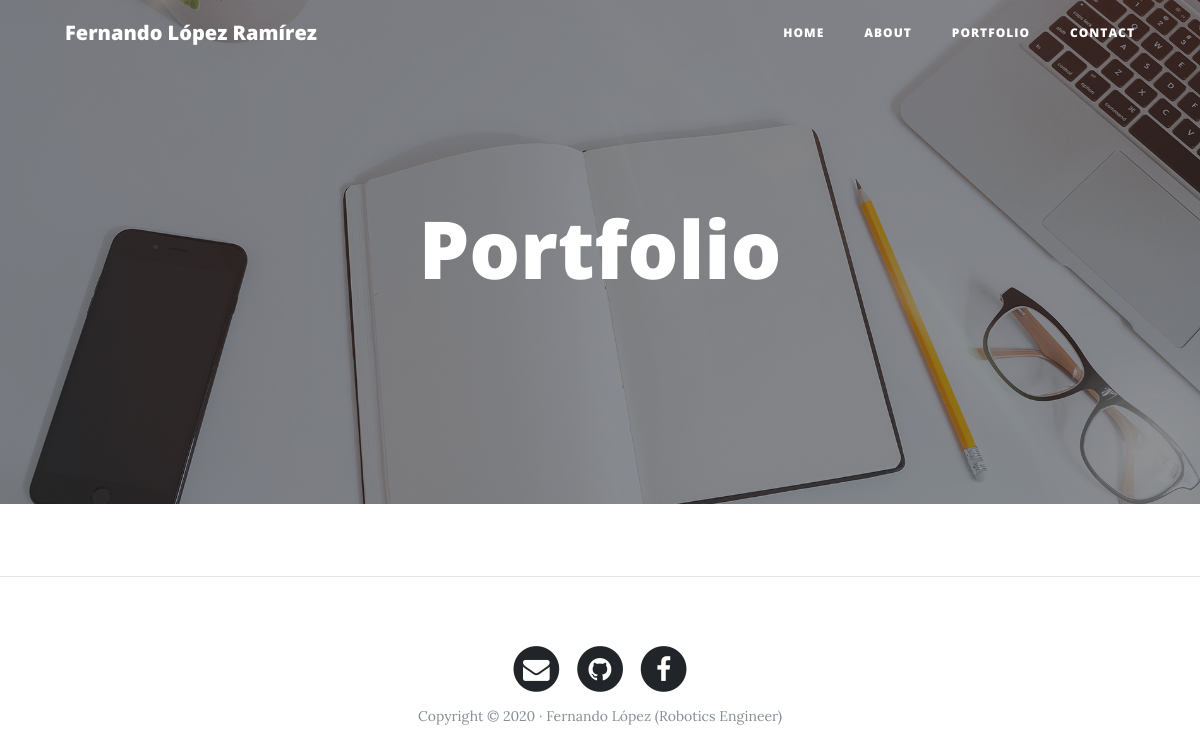
/portfolio/, run on an earlier commit of the app's database.
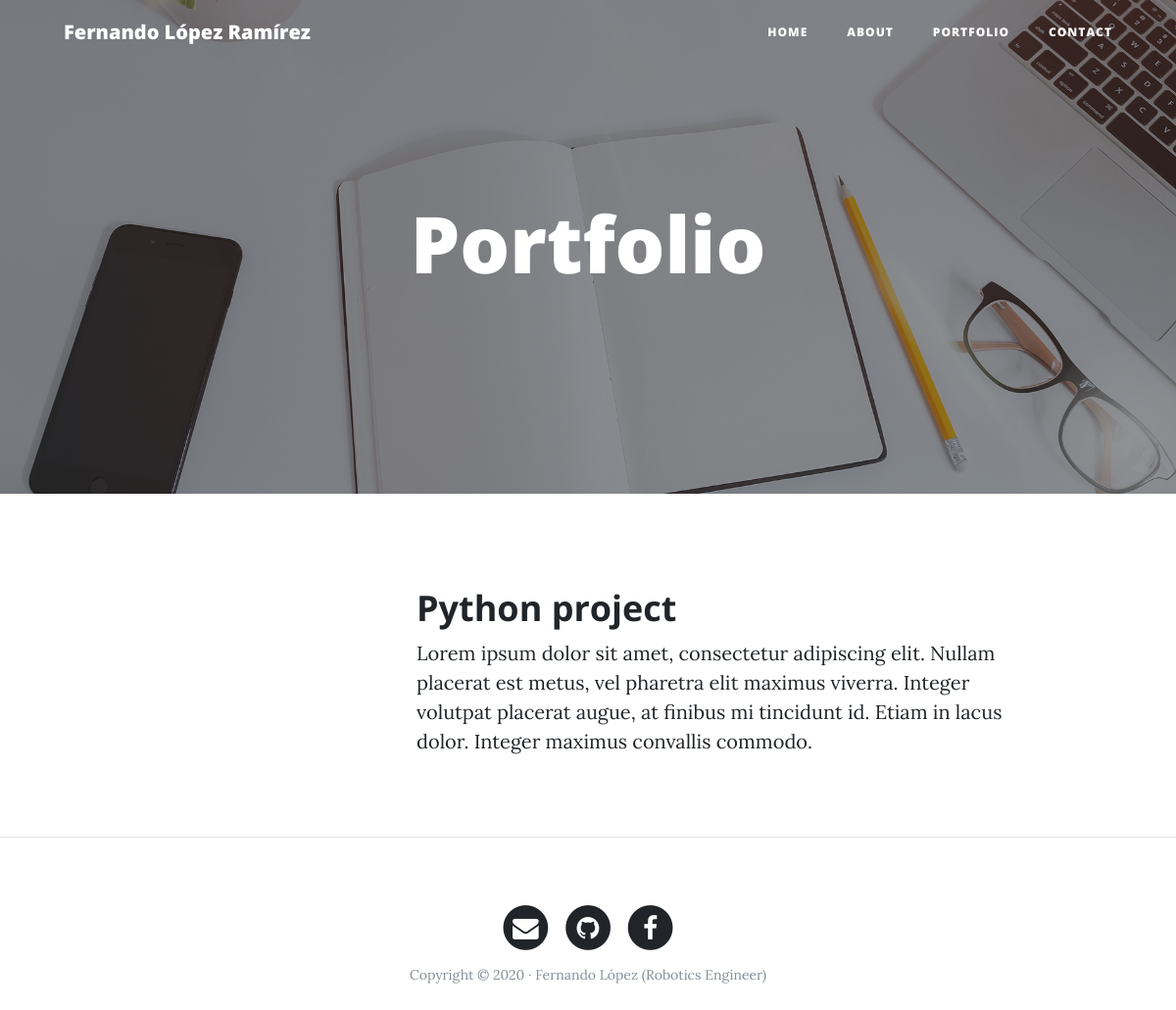
And on a later commit of the database.
### portfolio/models.py (models this page shows, shortened)
class Project(models.Model):
    title = models.CharField(max_length=100, verbose_name="Title")
    description = models.TextField(verbose_name="Description")
    image = models.ImageField(verbose_name="Image", upload_to="projects")
    url = models.URLField(verbose_name="URL", blank=True, null=True)
    created = models.DateTimeField(auto_now_add=True, verbose_name="Date of creation")
    updated = models.DateTimeField(auto_now=True, verbose_name="Date of modification")
    class Meta:
        verbose_name = "proyect"
        verbose_name_plural = "proyects"
        ordering = ["-created"]

### portfolio/views.py (the view)
# urls.py: path('portfolio/', portfolio_views.portfolio, name='portfolio'),
def portfolio(request):
    projects = Project.objects.all()
    return render(request, "portfolio/portfolio.html", {'projects':projects})

### portfolio/templates/portfolio/portfolio.html (shortened to what this page needs)
{% extends 'core/base.html' %}
{% block background %}{% load static %}{% static 'core/img/portfolio-bg.jpg' %}{% endblock %}
{% block headers %}
    <h1>Portfolio</h1>
{% endblock %}
{% block content %}
    {% for project in projects %}
        <div class="row project">
            <div class="col-lg-3 col-md-4 offset-lg-1">
            </div>
            <div class="col-lg-7 col-md-8">
                <h2 class="section-heading title">{{project.title}}</h2>
                <p>{{project.description}}</p>
            </div>
        </div>
    {% endfor %}
{% endblock %}

What changed in the data, as far as the page shows it:
added Project: title "Python project", description "Lorem ipsum dolor sit amet, consectetur adipiscing elit. Nullam placerat est metus, vel pharetra elit maximus viverra. Integer volutpat placerat augue, at finibus mi tincidunt id. Etiam in lacus dolor. Integer maximus convallis commodo."
